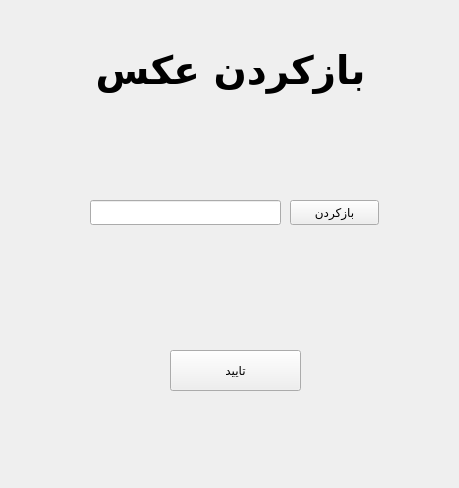
<?xml version="1.0" encoding="UTF-8"?>
<ui version="4.0">
 <class>MainWindow</class>
 <widget class="QMainWindow" name="MainWindow">
  <property name="geometry">
   <rect>
    <x>0</x>
    <y>0</y>
    <width>459</width>
    <height>488</height>
   </rect>
  </property>
  <property name="font">
   <font>
    <family>Damavand</family>
    <weight>75</weight>
    <bold>true</bold>
   </font>
  </property>
  <property name="windowTitle">
   <string>MainWindow</string>
  </property>
  <property name="styleSheet">
   <string notr="true"/>
  </property>
  <widget class="QWidget" name="centralwidget">
   <widget class="QLabel" name="title">
    <property name="geometry">
     <rect>
      <x>0</x>
      <y>10</y>
      <width>461</width>
      <height>121</height>
     </rect>
    </property>
    <property name="font">
     <font>
      <family>Farhang</family>
      <pointsize>29</pointsize>
      <weight>75</weight>
      <bold>true</bold>
     </font>
    </property>
    <property name="cursor">
     <cursorShape>ArrowCursor</cursorShape>
    </property>
    <property name="toolTip">
     <string>&lt;html&gt;&lt;head/&gt;&lt;body&gt;&lt;p align=&quot;center&quot;&gt;&lt;br/&gt;&lt;/p&gt;&lt;/body&gt;&lt;/html&gt;</string>
    </property>
    <property name="layoutDirection">
     <enum>Qt::LeftToRight</enum>
    </property>
    <property name="autoFillBackground">
     <bool>false</bool>
    </property>
    <property name="text">
     <string>بازکردن عکس</string>
    </property>
    <property name="alignment">
     <set>Qt::AlignCenter</set>
    </property>
   </widget>
   <widget class="QLineEdit" name="lineEdit">
    <property name="geometry">
     <rect>
      <x>90</x>
      <y>200</y>
      <width>191</width>
      <height>25</height>
     </rect>
    </property>
    <property name="text">
     <string/>
    </property>
   </widget>
   <widget class="QPushButton" name="pushButton">
    <property name="geometry">
     <rect>
      <x>290</x>
      <y>200</y>
      <width>89</width>
      <height>25</height>
     </rect>
    </property>
    <property name="font">
     <font>
      <family>dana</family>
      <weight>50</weight>
      <bold>false</bold>
     </font>
    </property>
    <property name="text">
     <string>بازکردن</string>
    </property>
   </widget>
   <widget class="QPushButton" name="pushButton_2">
    <property name="geometry">
     <rect>
      <x>170</x>
      <y>350</y>
      <width>131</width>
      <height>41</height>
     </rect>
    </property>
    <property name="font">
     <font>
      <family>dana</family>
      <weight>50</weight>
      <bold>false</bold>
     </font>
    </property>
    <property name="text">
     <string>تایید</string>
    </property>
   </widget>
  </widget>
  <action name="actionOpen_File">
   <property name="text">
    <string>Open File</string>
   </property>
  </action>
  <action name="actionSave_as">
   <property name="text">
    <string>Save as</string>
   </property>
  </action>
  <action name="actionGrayscale">
   <property name="text">
    <string>Grayscale</string>
   </property>
  </action>
  <action name="actionNegative">
   <property name="text">
    <string>Negative</string>
   </property>
  </action>
  <action name="actionBlack_and_White">
   <property name="text">
    <string>Black and White</string>
   </property>
  </action>
  <action name="actionContour">
   <property name="text">
    <string>Contour</string>
   </property>
  </action>
  <action name="actionEdgeenhance">
   <property name="text">
    <string>Edgeenhance</string>
   </property>
  </action>
  <action name="actionEmboss">
   <property name="text">
    <string>Emboss</string>
   </property>
  </action>
  <action name="actionFindedges">
   <property name="text">
    <string>Findedges</string>
   </property>
  </action>
  <action name="actionBlur">
   <property name="text">
    <string>Blur</string>
   </property>
  </action>
  <action name="actionSmooth">
   <property name="text">
    <string>Smooth</string>
   </property>
  </action>
  <action name="actionEnglish">
   <property name="text">
    <string>English</string>
   </property>
  </action>
  <action name="actionPersian">
   <property name="text">
    <string>Persian</string>
   </property>
  </action>
  <action name="actionExit">
   <property name="text">
    <string>Exit</string>
   </property>
  </action>
 </widget>
 <tabstops>
  <tabstop>lineEdit</tabstop>
  <tabstop>pushButton</tabstop>
 </tabstops>
 <resources/>
 <connections/>
</ui>
